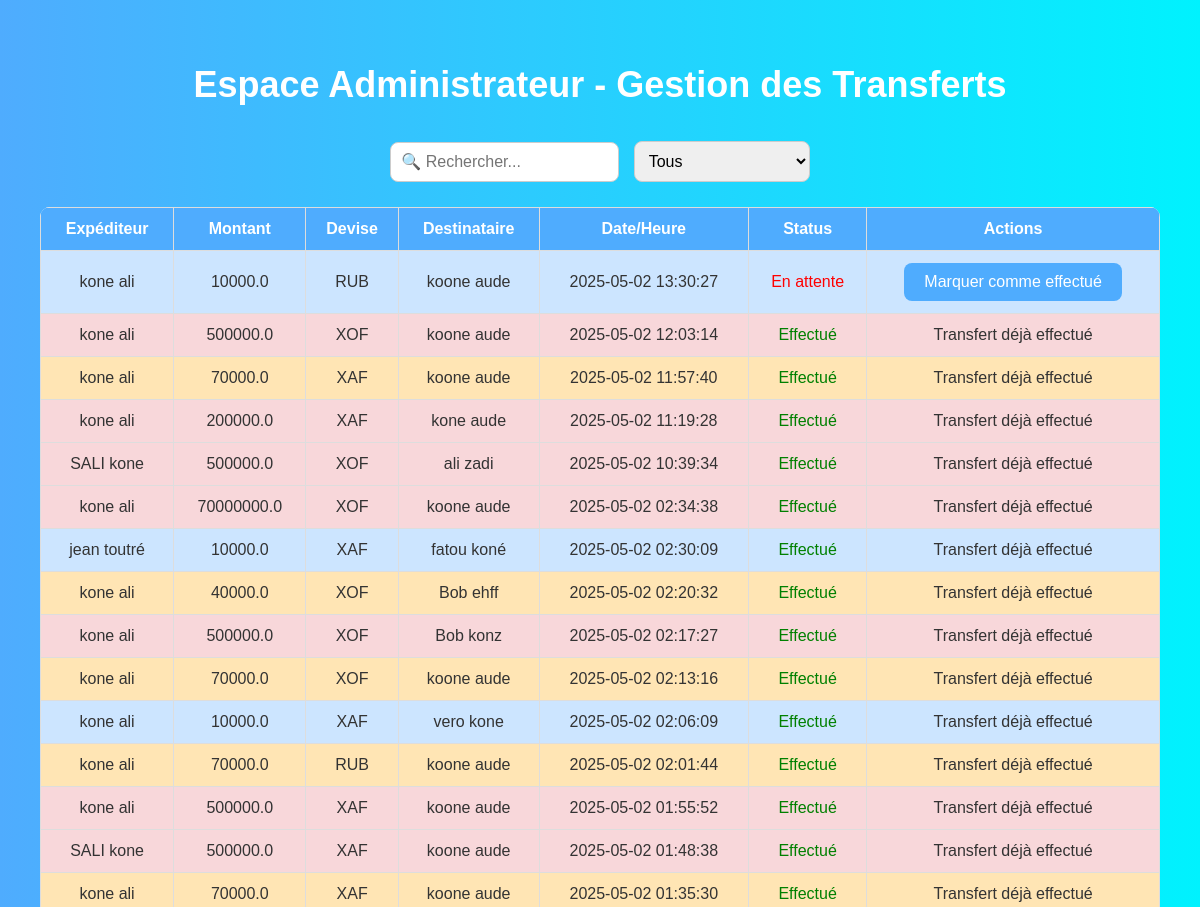
Page /admin_transferts (signed in, upper part) on the earlier database version.
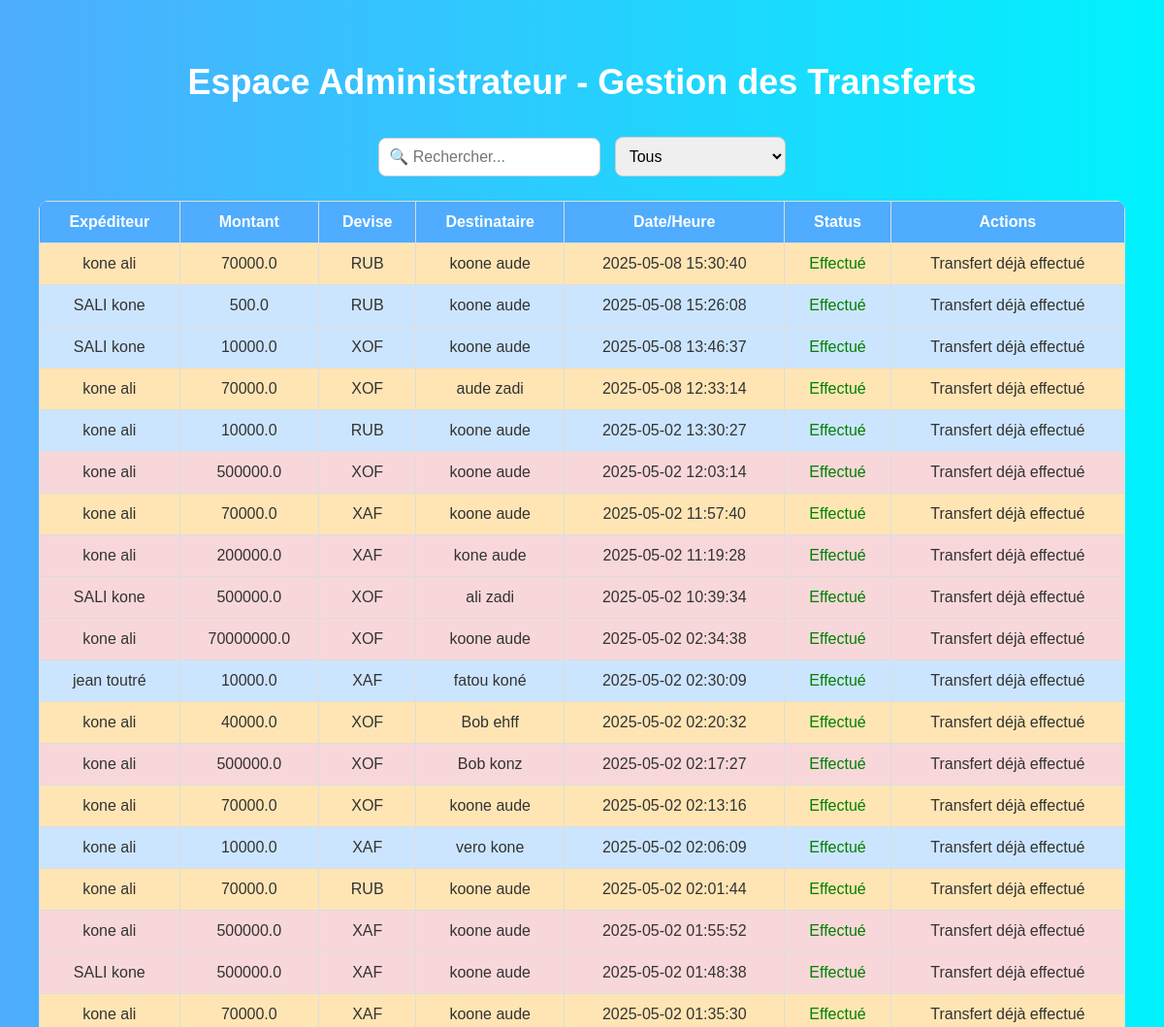
Same page on the later database version.
### tables this page shows
CREATE TABLE pending_transfers (
            id INTEGER PRIMARY KEY AUTOINCREMENT,
            sender_name TEXT,
            sender_country TEXT,
            payment_method TEXT,
            amount REAL,
            total_with_fees REAL,
            currency TEXT,
            recipient_name TEXT,
            recipient_phone TEXT,
            recipient_operator TEXT,
            status TEXT DEFAULT 'en_attente',
            created_at TEXT
        , recipient_country TEXT, exchange_rate REAL, converted_amount REAL, numero_expediteur TEXT, currency_dest TEXT);

### app.py (the view)
@app.route('/admin_transferts')
def admin_transferts():
    if 'user_role' not in session or session['user_role'] != 'admin':
        return redirect(url_for('login'))
    conn = sqlite3.connect('transfert.db')
    conn.row_factory = sqlite3.Row
    c = conn.cursor()
    c.execute("SELECT * FROM pending_transfers ORDER BY created_at DESC")
    transferts = c.fetchall()
    conn.close()
    csrf_token = generate_csrf()  # 🔐 Génère le token manuellement
    return render_template('admin_transferts.html', transferts=transferts, csrf_token=csrf_token)

### templates/admin_transferts.html (shortened to what this page needs)
<!DOCTYPE html>
<html lang="fr">
<head>
</head>
<body>
<div class="admin-container">
  <h1 class="admin-title">Espace Administrateur - Gestion des Transferts</h1>
  <div class="search-bar">
    <input type="text" id="searchInput" onkeyup="filterTable()" placeholder="🔍 Rechercher...">
    <select id="statusFilter" onchange="filterTable()">
      <option value="tous">Tous</option>
    </select>
  </div>
  <table class="admin-table" id="transfertTable">
    <thead>
      <tr>
        <th>Expéditeur</th>
        <th>Montant</th>
        <th>Devise</th>
        <th>Destinataire</th>
        <th>Date/Heure</th>
        <th>Status</th>
        <th>Actions</th>
      </tr>
    </thead>
    <tbody>
      {% for transfert in transferts %}
      {% set montant = transfert.amount | float %}
      <tr class="{% if montant <= 30000 %}tr-blue{% elif montant <= 80000 %}tr-orange{% else %}tr-red{% endif %}">
        <td>{{ transfert.sender_name }}</td>
        <td>{{ transfert.amount }}</td>
        <td>{{ transfert.currency }}</td>
        <td>{{ transfert.recipient_name }}</td>
        <td>{{ transfert.created_at }}</td>
        <td>
          {% if transfert.status == 'en_attente' %}
            <span style="color: red;">En attente</span>
          {% elif transfert.status == 'paiement_confirme' %}
            <span style="color: orange;">Paiement confirmé</span>
          {% else %}
            <span style="color: green;">Effectué</span>
          {% endif %}
        </td>
        <td>
          {% if transfert.status in ['en_attente', 'paiement_confirme'] %}
            <button class="admin-button mark-button" data-id="{{ transfert.id }}">Marquer comme effectué</button>
          {% else %}
            <span>Transfert déjà effectué</span>
          {% endif %}
        </td>
      </tr>
      {% endfor %}
    </tbody>
  </table>
</div>
</body>
</html>

### templates/admin_transferts.html (style rules this page uses)
body { font-family: 'Arial', sans-serif; background: linear-gradient(to right, #4facfe, #00f2fe); margin: 0; padding: 0; color: #fff; }
.admin-container { padding: 20px; margin: 20px; }
.admin-title { font-size: 36px; color: #fff; text-align: center; margin-bottom: 30px; }
.search-bar { text-align: center; margin-bottom: 20px; }
.search-bar input, .search-bar select { padding: 10px; margin: 5px; font-size: 16px; border-radius: 8px; border: 1px solid #ccc; }
.admin-table { width: 100%; border-collapse: collapse; background-color: rgba(255,255,255,0.9); border-radius: 10px; overflow: hidden; }
.admin-table th, .admin-table td { padding: 12px; text-align: center; border: 1px solid #ddd; }
.admin-table th { background-color: #4facfe; color: white; }
.admin-table td { color: #333; }
.tr-blue { background-color: #cce5ff !important; }
.tr-orange { background-color: #ffe5b4 !important; }
.tr-red { background-color: #f8d7da !important; }

Differences in the rows shown:
added pending_transfers: status "Effectué"
added pending_transfers: status "Effectué"
added pending_transfers: status "Effectué"
added pending_transfers: status "Effectué"
changed pending_transfers (number 5 of 19 on the later page): status "En attente Marquer comme effectué" → "Effectué Transfert déjà effectué"
